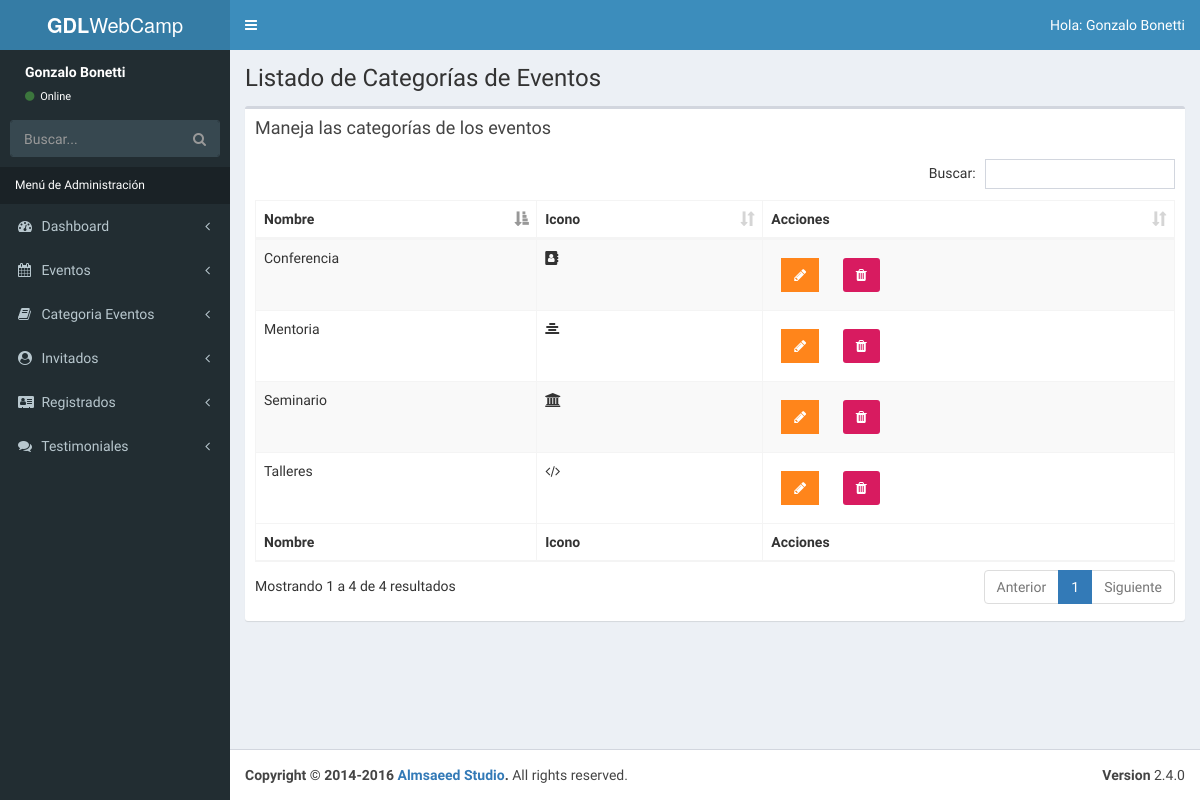
The page /admin0/lista-categorias.php (signed in) on the database as committed earlier.
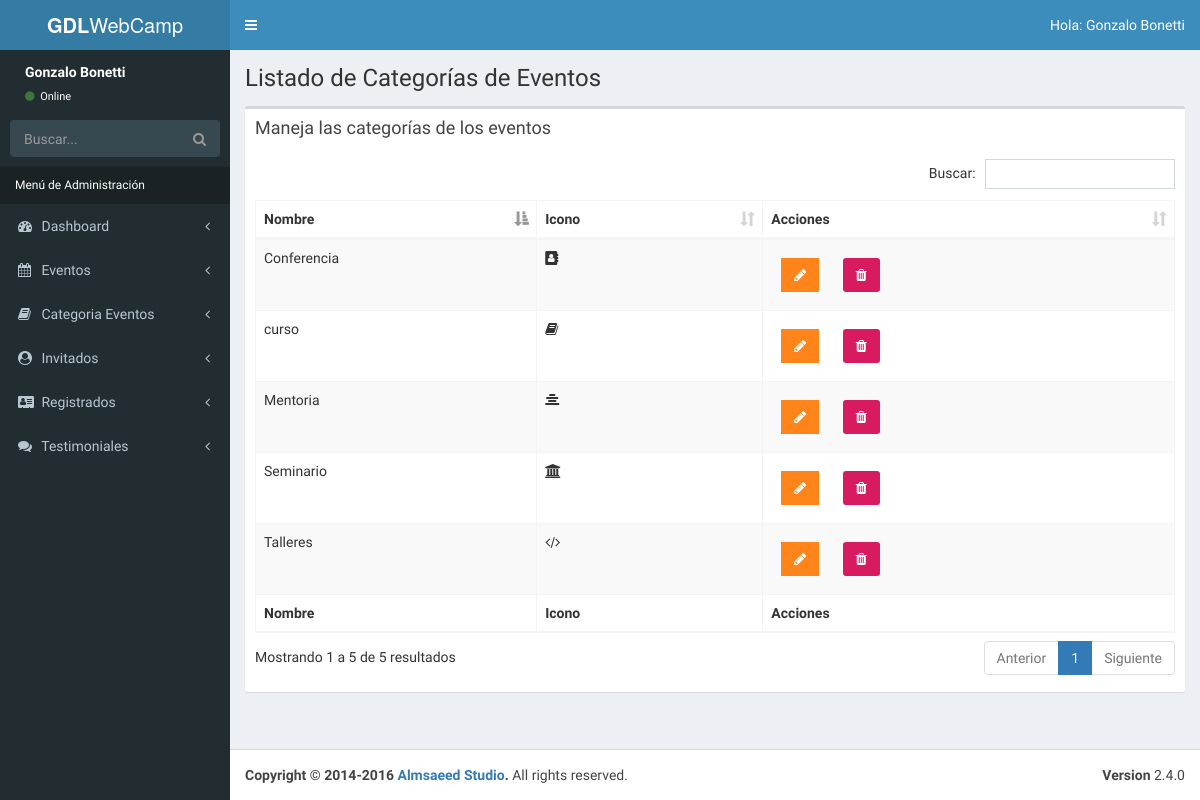
The same page on the database as committed later.
### tables this page shows
CREATE TABLE `categoria_evento` (
  `id_categoria` tinyint(10) NOT NULL AUTO_INCREMENT,
  `cat_evento` varchar(50) NOT NULL,
  `icono` varchar(15) NOT NULL,
  `actualizado` datetime NOT NULL,
  PRIMARY KEY (`id_categoria`)
);

### admin0/lista-categorias.php (the view, shortened to what this page needs)
<?php
        include_once 'funciones/funciones.php';
        include_once 'templates/header.php';
        include_once 'templates/barra.php';
        include_once 'templates/navegacion.php';
?>
  <div class="content-wrapper">
    <section class="content-header">
          <h1>
            Listado de Categorías de Eventos
          </h1>
    </section>
    <section class="content">
      <div class="row">
        <div class="col-xs-12">
          <div class="box">
            <div class="box-header">
              <h3 class="box-title">Maneja las categorías de los eventos</h3>
            </div>
            <div class="box-body">
              <table id="registros" class="table table-bordered table-striped">
                <thead>
                <tr>
                  <th>Nombre</th>
                  <th>Icono</th>
                  <th>Acciones</th>
                </tr>
                </thead>
                <tbody>
                        <?php
                            try {
                                $sql = "SELECT * FROM categoria_Evento";
                                $resultado = $conn->query($sql);
                            } catch (Exception $e) {
                                $error = $e->getMessage();
                                echo $error;
                            }
                            while($categoria = $resultado->fetch_assoc() ) { ?>
                                <tr>
                                    <td><?php echo $categoria['cat_evento']; ?></td>
                                    <td><i class="fa <?php echo $categoria['icono']; ?>"></i></td>
                                    <td>
                                        <a href="editar-categoria.php?id=<?php echo $categoria['id_categoria'] ?>" class="btn bg-orange btn-flat margin">
                                            <i class="fa fa-pencil"></i>
                                        </a>
                                        <a href="#" data-id="<?php echo $categoria['id_categoria']; ?>" data-tipo="categoria" class="btn bg-maroon bnt-flat margin borrar_registro">
                                            <i class="fa fa-trash"></i>
                                        </a>
                                    </td>
                                </tr>
                            <?php }  ?>
                </tbody>
                <tfoot>
                <tr>
                    <th>Nombre</th>
                    <th>Icono</th>
                    <th>Acciones</th>
                </tr>
                </tfoot>
              </table>
            </div>
          </div>
        </div>
      </div>
    </section>
  </div>
  <?php
          include_once 'templates/footer.php';
  ?>

Rows that differ between the two databases and show on the page:
added categoria_evento: cat_evento "curso"
Other text that changed with them:
text written by a page script: "Buscar: Mostrando 1 a 4 de 4 resultados Anterior 1 Siguiente" → "Buscar: Mostrando 1 a 5 de 5 resultados Anterior 1 Siguiente"
